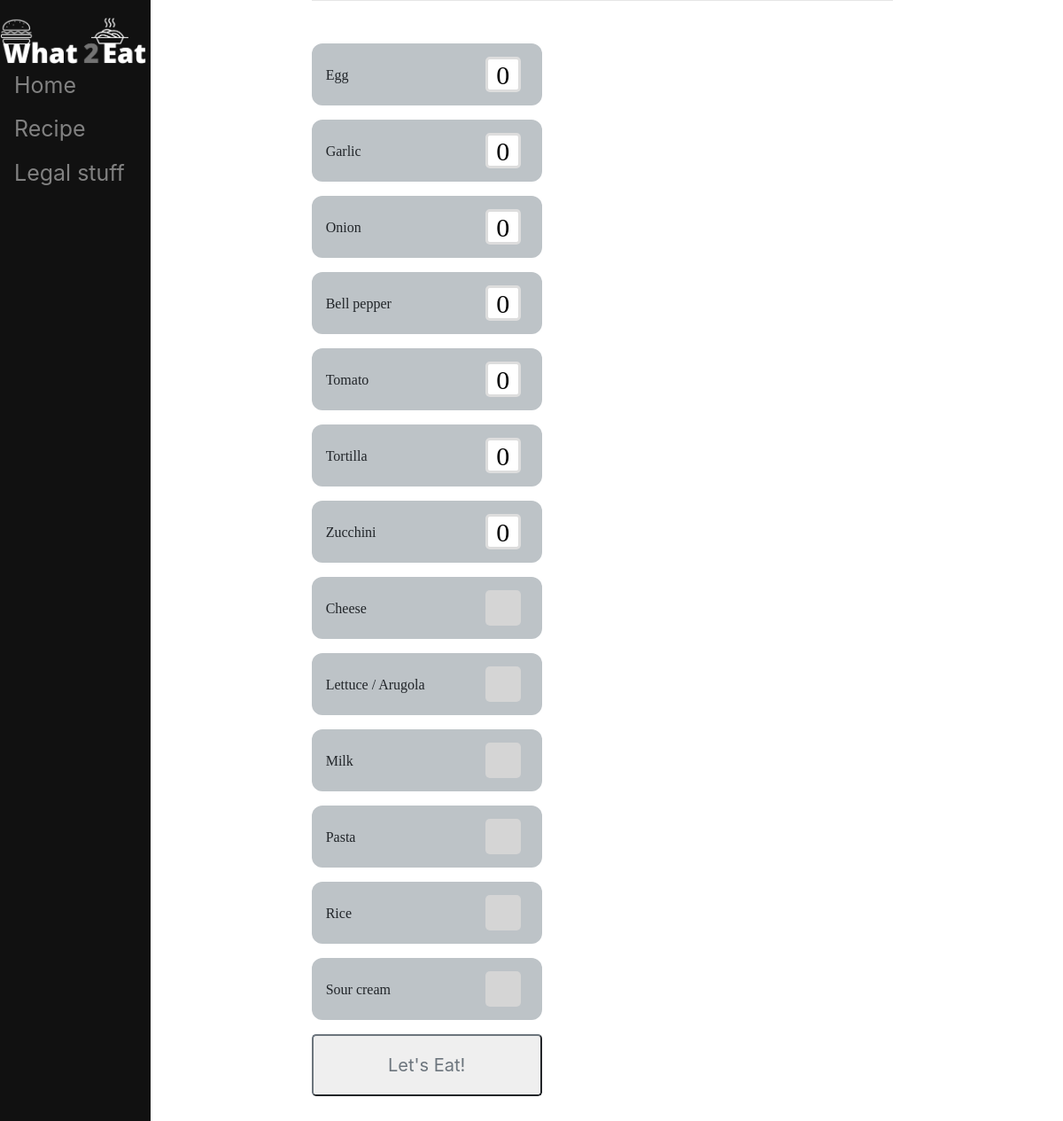
The page / on the database its author committed.
### App/models.py (models this page shows, shortened)
class ProductsQuan(models.Model):
    name = models.CharField(max_length=100)
    quantity = models.IntegerField(default=0)

class ProductsNonQuan(models.Model):
    name = models.CharField(max_length=100)
    owned = models.BooleanField(default=False)

### App/views.py (the view, shortened to what this page needs)
# urls.py: path("", views.homepage, name='homepage'),
def homepage(response):
    products_quan = models.ProductsQuan.objects.all()
    products_nonquan = models.ProductsNonQuan.objects.all()
    context = {
        'products_quan': products_quan,
        'products_nonquan': products_nonquan,
    }
    return render(response, 'App/home.html', context)

### App/templates/App/home.html (shortened to what this page needs)
<!DOCTYPE html>
{% extends 'App/base.html' %}
{% load static %}
{% block content %}
    <form method="post" action="">
    {% for item in products_quan %}
    <div class="itemwrapper mb-3">
        <div class="text ml-3" label for="name">{{item.name}}</div>
        <div class="number-input mr-4">
            <input class="quantity" min="0" max="99" name="q{{item.id}}" value="0" type="number">
        </div>
    </div>
    {% endfor %}
    {% for item in products_nonquan %}
    <div class="itemwrapper mb-3">
        <div class="text ml-3" label for="name">{{item.name}}</div>
        <div class="box-input mr-4">
            <input type="checkbox" name="c{{item.id}}" value="clicked" >
        </div>
    </div>
    {% endfor %}
    <button type="sumbit" value="save" name="save" class="btn-lg btn-outline-secondary mb-5">Let's Eat!</button>
    </form>
{% endblock %}

### App/templates/App/base.html (style rules this page uses)
input[type="checkbox"] { appearance:none; -webkit-appearance:none; height:40px; width:40px; background-color: #d5d5d5; border-radius:5px; cursor:pointer; display:flex; align-items:center; justify-content:center; }
input[type="checkbox"]:after { font-family:"Font Awesome 5 Free"; font-weight:700; content: "\f00c"; font-size:30px; color:white; display:none; }
.itemwrapper { font-family:"Font Awesome 5 Free"; height:70px; width:260px; display:flex; align-items:center; justify-content:space-between; background:#BDC3C7; border-radius:12px; margin-light:20px; }
input[type="number"] { -webkit-appearance: textfield; -moz-appearance: textfield; appearance: textfield; }
.number-input { display: flex; }
.number-input input[type=number] { font-family: "Font Awesome 5 Free"; width: 40px; border: solid #ddd; border-radius:5px; font-size: 30px; height: 40px; font-weight: 400; text-align: center; }
.btn-outline-secondary { height:70px; width:260px; }

### rows shown on the page
ProductsQuan: name "Egg"
ProductsQuan: name "Garlic"
ProductsQuan: name "Onion"
ProductsQuan: name "Bell pepper"
ProductsQuan: name "Tomato"
ProductsQuan: name "Tortilla"
ProductsQuan: name "Zucchini"
ProductsNonQuan: name "Cheese"
ProductsNonQuan: name "Lettuce / Arugola"
ProductsNonQuan: name "Milk"
ProductsNonQuan: name "Pasta"
ProductsNonQuan: name "Rice"
ProductsNonQuan: name "Sour cream"
